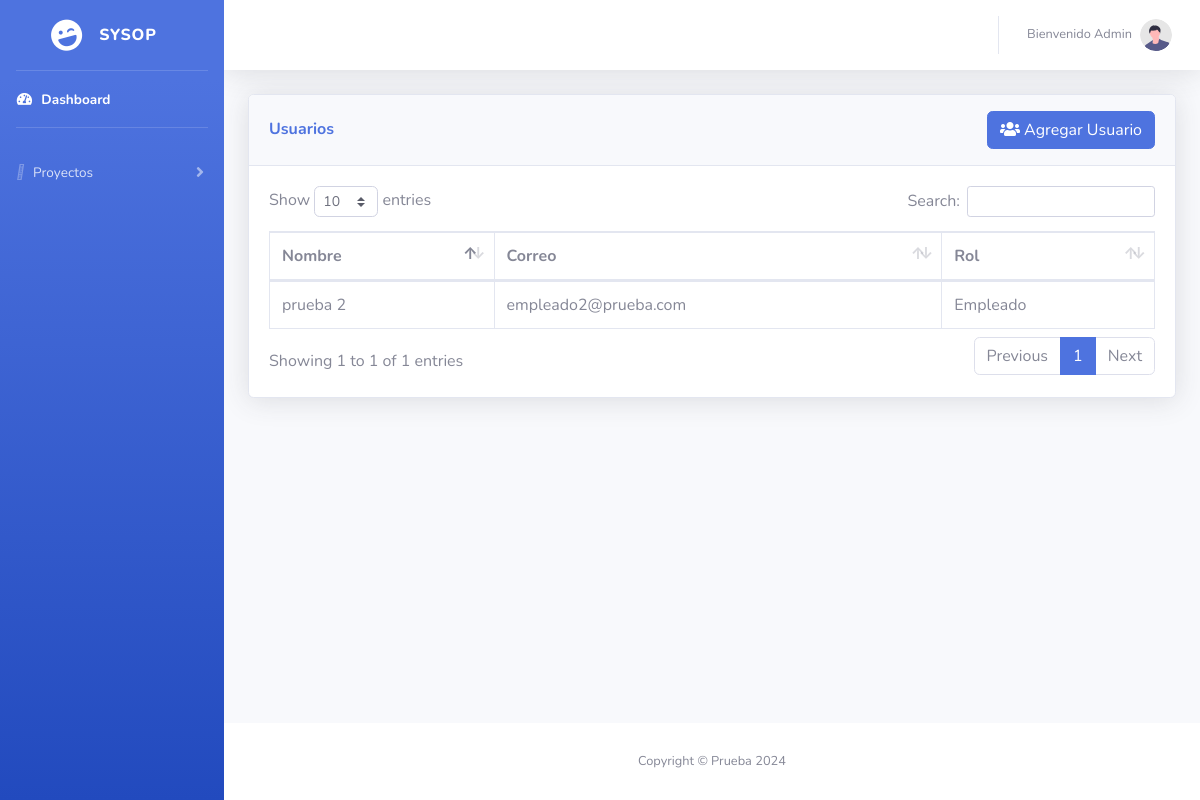
/bienvenido.php (signed in), run on the app's committed database.
### tables this page shows
CREATE TABLE `empleados` (
  `id` int NOT NULL AUTO_INCREMENT,
  `nombre` varchar(250) DEFAULT NULL,
  `telefono` varchar(100) DEFAULT NULL,
  `correo` varchar(100) DEFAULT NULL,
  `password` varchar(100) DEFAULT NULL,
  `fecha_nacimiento` varchar(100) DEFAULT NULL,
  `tipo_usuario` int DEFAULT NULL,
  PRIMARY KEY (`id`)
);

### bienvenido.php (the view, shortened to what this page needs)
<?php include('./include/headempleado.php');
    require "conexion.php";
    $tipo_usuario = $_SESSION['tipo_usuario'];
    if ($tipo_usuario == 1) {
        $where = '' ;
    }else if($tipo_usuario == 2 ){
        $where = 'id=$id' ;
    }
    $sql = "SELECT * FROM empleados $where";
    $resultado =  $mysqli->query($sql);
?>
<?php include('./include/body.php'); ?>
    <div id="wrapper">
    <?php include('./include/sider.php'); ?>
        <div id="content-wrapper" class="d-flex flex-column">
            <div id="content">
            <?php include('./include/navar.php'); ?>
                <?php if($tipo_usuario == 1): ?>
                    <div class="container-fluid">
                        <div class="card shadow mb-4">
                        <div class="card-header py-3 d-flex justify-content-between align-items-center">
                            <h6 class="m-0 font-weight-bold text-primary">Usuarios</h6>
                            <div class="dropdown">
                                <button class="btn btn-primary" type="button" id="dropdownMenuButton" data-toggle="modal" data-target="#userModal">
                                    <i class="fas fa-users"></i>
                                    Agregar Usuario
                                </button>
                            </div>
                        </div>
                            <div class="card-body">
                                <div class="table-responsive">
                                    <table class="table table-bordered" id="dataTable" width="100%" cellspacing="0">
                                        <thead>
                                            <tr>
                                                <th>Nombre</th>
                                                <th>Correo</th>
                                                <th>Rol</th>
                                            </tr>
                                        </thead>
                                        <tbody>
                                            <?php while ($row = $resultado->fetch_assoc()) { ?>
                                                <tr>
                                                    <td><?php echo $row['nombre']?></td>
                                                    <td><?php echo $row['correo']?></td>
                                                    <td>
                                                    <?php
                                                        if ($row['tipo_usuario'] == 1) {
                                                            echo 'Administrador';
                                                        } else if ($row['tipo_usuario'] == 2) {
                                                            echo 'Empleado';
                                                        } else {
                                                            echo 'Otro';
                                                        }
                                                    ?>
                                                    </td>
                                                </tr>
                                            <?php } ?>
                                        </tbody>
                                    </table>
                                </div>
                            </div>
                        </div>
                    </div>
                <?php endif; ?>
            </div>
            <footer class="sticky-footer bg-white">
                <div class="container my-auto">
                    <div class="copyright text-center my-auto">
                        <span>Copyright &copy; Prueba  2024</span>
                    </div>
                </div>
            </footer>
        </div>
    </div>

### data on the page
empleados: nombre "prueba 2", correo "empleado2@prueba.com", tipo_usuario "Empleado"

### other printed values
$nombre "Admin"
